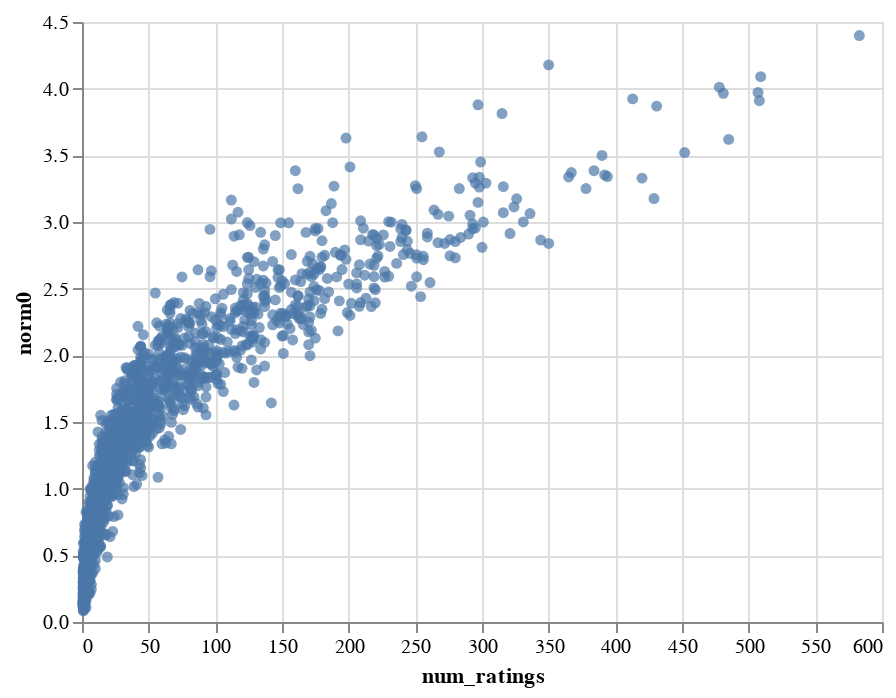

The cell this chart's notebook holds for it:
### Markdown cell above
Here we compare the embedding norms for `model` and `reg_model`. Selecting a subset of the embeddings will highlight them on both charts simultaneously.

### Code cell
movie_embedding_norm(reg_model)

### Figure 1 — Vega-Lite specification as saved in the notebook (floating-point values rounded to 4 significant figures; data arrays with more than 128 entries replaced by an {"elided": "..."} marker saying what was removed)
{"config": {"view": {"continuousWidth": 400, "continuousHeight": 300}}, "hconcat": [{"layer": [{"mark": "circle", "encoding": {"color": {"condition": {"value": "#4c78a8", "selection": "selector003"}, "value": "lightgray"}, "x": {"type": "quantitative", "field": "num_ratings"}, "y": {"type": "quantitative", "field": "norm0"}}, "selection": {"selector004": {"type": "single", "encodings": ["x", "y"], "on": "mouseover", "nearest": true, "empty": "none"}, "selector003": {"type": "interval"}}}, {"mark": {"type": "text", "align": "center", "dx": 5, "dy": -5}, "encoding": {"text": {"condition": {"type": "nominal", "field": "title", "selection": "selector004"}, "value": ""}, "x": {"type": "quantitative", "field": "num_ratings"}, "y": {"type": "quantitative", "field": "norm0"}}}]}], "data": {"name": "data-5ec51b4c27ee9d97c208a041e3879afb"}, "$schema": "https://vega.github.io/schema/vega-lite/v4.8.1.json", "datasets": {"data-5ec51b4c27ee9d97c208a041e3879afb": {"elided": "1682 records"}}}
